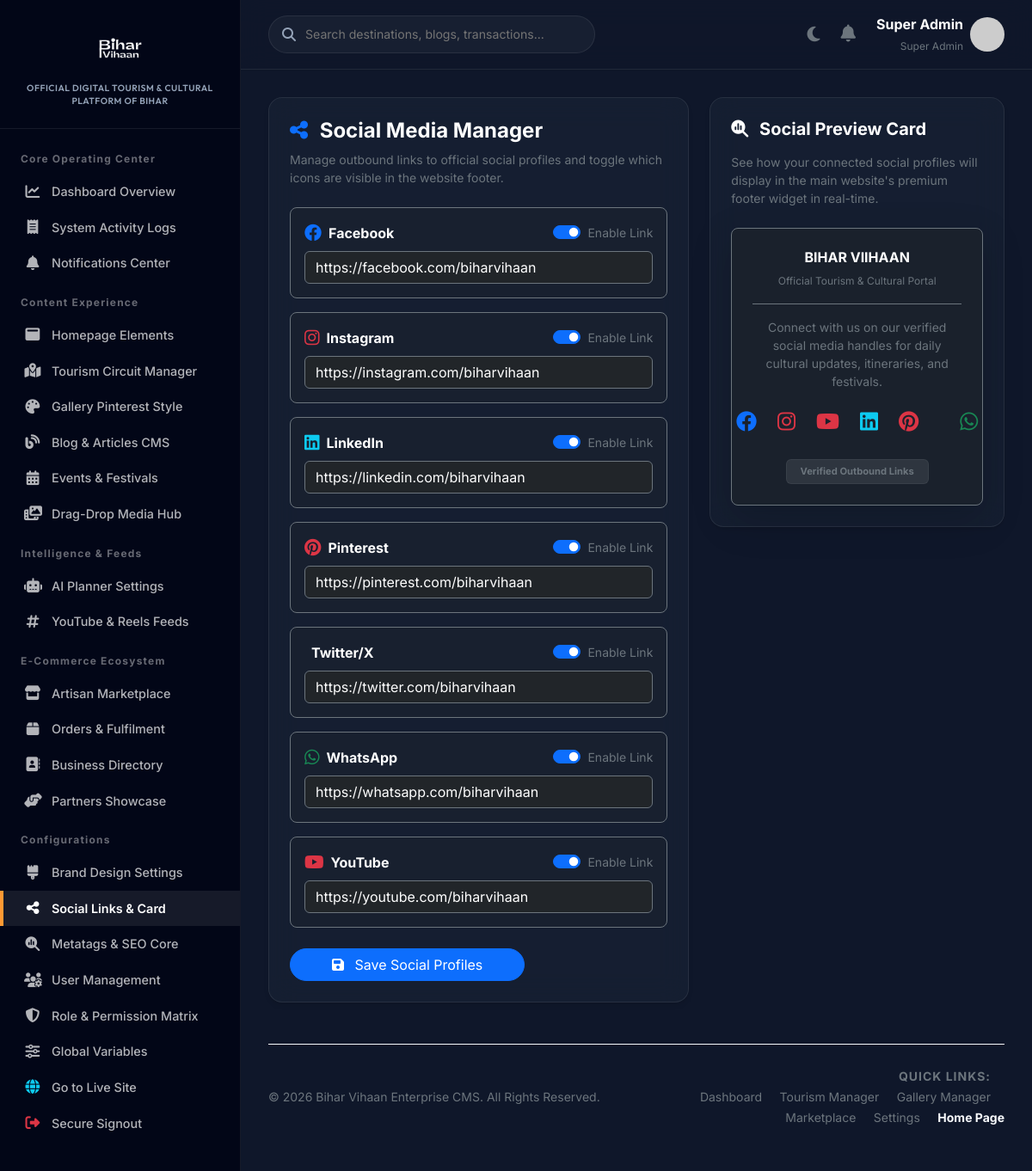
The app's page /admin/social (signed in) with its own data.
### tables this page shows
CREATE TABLE `social_links` (
  `id` int(11) NOT NULL AUTO_INCREMENT,
  `platform` varchar(50) NOT NULL,
  `url` varchar(255) DEFAULT NULL,
  `is_enabled` tinyint(1) DEFAULT 1,
  `updated_at` timestamp NOT NULL DEFAULT current_timestamp() ON UPDATE current_timestamp(),
  PRIMARY KEY (`id`),
  UNIQUE KEY `platform` (`platform`)
);

### app/Views/admin/social.php (the view, shortened to what the rows shown need)
<div class="row g-4">
    <div class="col-lg-7">
        <div class="glass-card">
            <h4 class="mb-2 fw-bold text-white"><i class="fa-solid fa-share-nodes text-primary me-2"></i> Social Media Manager</h4>
            <p class="text-secondary small mb-4">Manage outbound links to official social profiles and toggle which icons are visible in the website footer.</p>
            <form action="<?= BASE_URL ?>/admin/social/update" method="POST">
                <div class="d-flex flex-column gap-3 mb-4">
                    <?php if(!empty($socials)): foreach($socials as $s):
                        $platform = htmlspecialchars($s['platform']);
                        $iconClass = 'fa-brands fa-link';
                        if ($platform === 'Facebook') $iconClass = 'fa-brands fa-facebook text-primary';
                        elseif ($platform === 'Instagram') $iconClass = 'fa-brands fa-instagram text-danger';
                        elseif ($platform === 'YouTube') $iconClass = 'fa-brands fa-youtube text-danger';
                        elseif ($platform === 'LinkedIn') $iconClass = 'fa-brands fa-linkedin text-info';
                        elseif ($platform === 'Pinterest') $iconClass = 'fa-brands fa-pinterest text-danger';
                        elseif ($platform === 'Twitter/X') $iconClass = 'fa-brands fa-x-twitter text-white';
                        elseif ($platform === 'WhatsApp') $iconClass = 'fa-brands fa-whatsapp text-success';
                    ?>
                        <div class="p-3 rounded-3 bg-dark bg-opacity-25 border border-secondary d-flex flex-column gap-2">
                            <div class="d-flex justify-content-between align-items-center">
                                <span class="fw-bold text-white d-flex align-items-center gap-2">
                                    <i class="<?= $iconClass ?> fs-5"></i> <?= $platform ?>
                                </span>
                                <div class="form-check form-switch">
                                    <input class="form-check-input social-toggle cursor-pointer" type="checkbox" name="enabled[<?= $platform ?>]" id="toggle_<?= $platform ?>" data-platform="<?= $platform ?>" <?= $s['is_enabled'] ? 'checked' : '' ?>>
                                    <label class="form-check-label text-secondary small" for="toggle_<?= $platform ?>">Enable Link</label>
                                </div>
                            </div>
                            <div>
                                <input type="url" name="urls[<?= $platform ?>]" id="url_<?= $platform ?>" class="form-control bg-dark border-secondary text-white social-input" placeholder="Enter profile link..." value="<?= htmlspecialchars($s['url'] ?? '') ?>" data-platform="<?= $platform ?>" <?= $s['is_enabled'] ? '' : 'disabled' ?>>
                            </div>
                        </div>
                    <?php endforeach; endif; ?>
                </div>
                <button type="submit" class="btn btn-primary px-5 rounded-pill"><i class="fa-solid fa-save me-2"></i> Save Social Profiles</button>
            </form>
        </div>
    </div>
    <div class="col-lg-5">
        <div class="glass-card sticky-top" style="top: 100px; z-index: 10;">
            <h5 class="mb-3 fw-bold text-white"><i class="fa-solid fa-magnifying-glass-chart me-2"></i> Social Preview Card</h5>
            <p class="text-secondary small mb-4 font-primary">See how your connected social profiles will display in the main website's premium footer widget in real-time.</p>
            <div class="p-4 bg-dark bg-opacity-50 rounded-3 border border-secondary shadow-lg">
                <div class="border-bottom border-secondary pb-3 mb-3 text-center">
                    <h6 class="text-white fw-bold mb-1">BIHAR VIIHAAN</h6>
                    <small class="text-secondary" style="font-size:0.75rem;">Official Tourism & Cultural Portal</small>
                </div>
                <p class="text-secondary text-center small mb-3">Connect with us on our verified social media handles for daily cultural updates, itineraries, and festivals.</p>
                <div class="d-flex justify-content-center gap-4 py-2 fs-4" id="preview-icons-container">
                    <i class="fa-brands fa-facebook text-primary d-none" id="preview_Facebook" title="Facebook"></i>
                    <i class="fa-brands fa-instagram text-danger d-none" id="preview_Instagram" title="Instagram"></i>
                    <i class="fa-brands fa-youtube text-danger d-none" id="preview_YouTube" title="YouTube"></i>
                    <i class="fa-brands fa-linkedin text-info d-none" id="preview_LinkedIn" title="LinkedIn"></i>
                    <i class="fa-brands fa-pinterest text-danger d-none" id="preview_Pinterest" title="Pinterest"></i>
                    <i class="fa-brands fa-whatsapp text-success d-none" id="preview_WhatsApp" title="WhatsApp"></i>
                </div>
                <div class="mt-4 text-center">
                    <span class="badge bg-secondary bg-opacity-25 text-secondary px-3 py-2 font-primary" style="font-size:0.7rem; border: 1px solid rgba(255,255,255,0.05);">Verified Outbound Links</span>
                </div>
            </div>
        </div>
    </div>
</div>

### app/Core/Router.php (shortened to what the rows shown need)
<?php
class Router {
    protected $routes = [];
    public function add($method, $route, $controller, $action = null) {
        $route = preg_replace('/\{([a-zA-Z0-9_]+)\}/', '(?P<$1>[^/]+)', $route);
        $route = '#^' . $route . '$#';
        $this->routes[] = [
            'method' => strtoupper($method),
            'route' => $route,
            'controller' => $controller,
            'action' => $action
        ];
    }
    public function dispatch($url, $requestMethod) {
        $url = parse_url($url, PHP_URL_PATH);
        $scriptName = str_replace('\\', '/', dirname($_SERVER['SCRIPT_NAME']));
        if ($scriptName !== '/') {
            $url = preg_replace('#^' . preg_quote($scriptName, '#') . '#', '', $url);
        }
        if (strpos($url, '/admin') === 0 || strpos($url, '/superadmin') === 0) {
            require_once __DIR__ . '/RoleMiddleware.php';
        }
        foreach ($this->routes as $routeInfo) {
            if ($routeInfo['method'] === $requestMethod && preg_match($routeInfo['route'], $url, $matches)) {
                $params = [];
                $controllerClass = "App\\Controllers\\" . $routeInfo['controller'];
                $action = $routeInfo['action'];
                if (class_exists($controllerClass)) {
                    $controller = new $controllerClass();
                    if (method_exists($controller, $action)) {
                        call_user_func_array([$controller, $action], [$params]);
                        return;
                    } else {
                        $this->abort("Action '$action' not found in controller '$controllerClass'", 500);
                        return;
                    }
                } else {
                    $this->abort("Controller class '$controllerClass' not found", 500);
                    return;
                }
            }
        }
    }
}

### records on screen
social_links: platform "Facebook", is_enabled "☑", url "https://facebook.com/biharvihaan"
social_links: platform "Instagram", is_enabled "☑", url "https://instagram.com/biharvihaan"
social_links: platform "LinkedIn", is_enabled "☑", url "https://linkedin.com/biharvihaan"
social_links: platform "Pinterest", is_enabled "☑", url "https://pinterest.com/biharvihaan"
social_links: platform "Twitter/X", is_enabled "☑", url "https://twitter.com/biharvihaan"
social_links: platform "WhatsApp", is_enabled "☑", url "https://whatsapp.com/biharvihaan"
social_links: platform "YouTube", is_enabled "☑", url "https://youtube.com/biharvihaan"

### other values on screen
$_SESSION['user_name'] "Super Admin"
$_SESSION['user_role'] "Super Admin"
